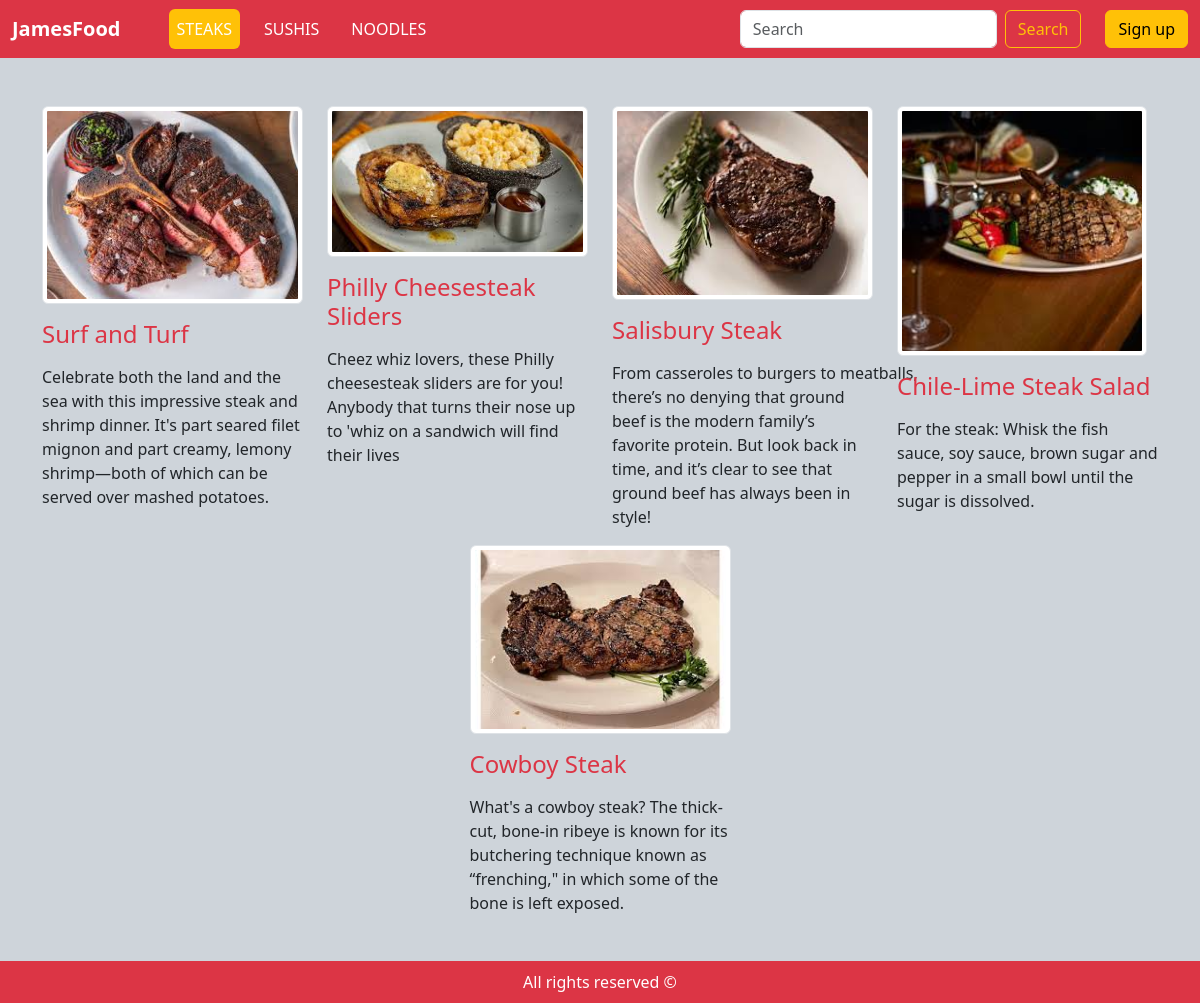
The page /JamesFood/steaks on the database its author committed.
### tables this page shows
CREATE TABLE `categories` (
  `category_id` int(11) NOT NULL,
  `category_name` varchar(256) NOT NULL,
  `slug_url` varchar(512) NOT NULL
);

CREATE TABLE `contents` (
  `content_id` int(11) NOT NULL,
  `category_id` int(11) NOT NULL,
  `title` varchar(512) NOT NULL,
  `slug_url` varchar(512) NOT NULL,
  `short_description` text NOT NULL,
  `description` text NOT NULL,
  `image` varchar(512) NOT NULL,
  `active` tinyint(1) NOT NULL DEFAULT 1,
  `created_at` timestamp NOT NULL DEFAULT current_timestamp(),
  `updated_at` timestamp NOT NULL DEFAULT current_timestamp() ON UPDATE current_timestamp()
);

### JamesFood/index.php (called while the page is built, shortened)
<?php
require_once 'admin/connect.php';
$root_path = 'http://localhost:31337/webdev2/ProjectJames/JamesFood';
$page = '';
$route = explode('/', $_GET['slugurl']);
$slug_url = $route[0];
$query = 'SELECT * FROM categories';
$stmt = $db->prepare($query);
$stmt->execute();
$rows = $stmt->fetchAll();
$categories = [];
foreach ($rows as $row) {
    $categories[] = [
        'category_name' => $row->category_name,
        'slug_url' => $row->slug_url
    ];
}
$page_to_show = $page != '' ? $page . '.php' : 'main.php';
include $page_to_show;

### JamesFood/main.php (the view)
<?php
$query = 'SELECT * FROM contents WHERE category_id IN (SELECT category_id FROM categories WHERE slug_url = :slug_url)';
$stmt = $db->prepare($query);
$stmt->bindValue(':slug_url',$_GET['slugurl']);
$stmt->execute();
$rows = $stmt->fetchAll();
$content = [];
foreach($rows as $row) {
    $image = $row->image ? $row->image : 'Image-Not-Available.jpg';
    $content[] = [
        'title' => $row->title,
        'image' => $image,
        'short_description' => $row->short_description,
        'slug_url' => $row->slug_url
    ];
}
?>
<?php include 'includes/head.php'; ?>
<?php include 'includes/navbar-top.php'; ?>
<div class="container mt-5">
    <div class="row">
        <?php if(count($content) > 0): ?>
            <?php foreach($content as $c): ?>
                <div class="col-lg-3 col-md-4 col-6 mx-auto">
                    <a href="<?= $slug_url; ?>/review/<?= $c['slug_url']; ?>" class="text-decoration-none">
                        <img src="./uploads/<?= $c['image']; ?>" class="img-thumbnail" alt="<?= $c['title']; ?>">
                    </a>
                    <p class="h4 my-3"><a href="<?= $slug_url; ?>/review/<?= $c['slug_url']; ?>" class="text-decoration-none"><?= $c['title']; ?></a></p>
                    <p><?= $c['short_description']; ?></p>
                </div>
            <?php endforeach; ?>
        <?php endif; ?>
    </div>
</div>
<?php include 'includes/foot.php'; ?>

### JamesFood/includes/head.php (shortened to what this page needs)
<!DOCTYPE html>
<html lang="en">
<head>
    <link href="https://cdn.jsdelivr.net/npm/bootstrap@5.3.3/dist/css/bootstrap.min.css" rel="stylesheet"
>
    <link rel="stylesheet" href="https://cdn.jsdelivr.net/npm/bootstrap-icons@1.11.3/font/bootstrap-icons.min.css">
    <link rel="stylesheet" href="<?= $root_path; ?>/admin/css/styles.css?t=<?php echo time(); ?>">
</head>
<body class="bg-dark-subtle">

### JamesFood/includes/navbar-top.php (shortened to what this page needs)
<nav class="navbar navbar-expand-lg bg-danger border border-danger border-start-0 border-end-0 sticky-top">
    <div class="container-fluid">
        <a class="navbar-brand text-white me-5" href="./">
            <strong>JamesFood</strong>
        </a>
        <div class="collapse navbar-collapse" id="navbarSupportedContent">
            <ul class="navbar-nav me-auto mb-2 mb-lg-0">
                <?php foreach ($categories as $c) : ?>
                <li class="nav-item me-3">
                    <a class="nav-link text-white text-uppercase <?= $slug_url === $c['slug_url'] ? 'active rounded' : ''; ?>"
                        href="<?= $root_path . '/' . $c['slug_url']; ?>"><?php echo $c['category_name']; ?></a>
                </li>
                <?php endforeach; ?>
            </ul>
            <form class="d-flex" role="search">
                <input class="form-control me-2" type="search" placeholder="Search" aria-label="Search">
                <button class="btn btn-outline-warning me-4" type="submit">Search</button>
                <?php if (!isset($_SESSION['jamesfood_user_logged'])) : ?>
                <a class="btn btn-warning" href="<?= $root_path; ?>/sign-up">Sign&nbsp;up</a>
                <?php endif; ?>
            </form>
        </div>
    </div>
</nav>

### JamesFood/includes/foot.php (shortened to what this page needs)
<p class="my-5">&nbsp;</p>
<nav class="navbar fixed-bottom bg-danger border border-danger border-start-0 border-end-0">
    <div class="container-fluid text-white d-flex justify-content-center">
        All rights reserved &copy;
    </div>
</nav>
</body>
</html>

### JamesFood/admin/css/styles.css (style rules this page uses)
html, body { height: 100%; }
.active { background-color: #FFC107; }
.img-thumbnail { min-width: 250px; }
p a { color:#DC3545; }

### rows shown on the page
categories: category_name "STEAKS"
categories: category_name "SUSHIS"
categories: category_name "NOODLES"
contents: image (picture), title "Surf and Turf", short_description "Celebrate both the land and the sea with this impressive steak and shrimp dinner. It's part seared filet mignon and part creamy, lemony shrimp—both of which can be served over mashed potatoes."
contents: image (picture), title "Philly Cheesesteak Sliders", short_description "Cheez whiz lovers, these Philly cheesesteak sliders are for you! Anybody that turns their nose up to 'whiz on a sandwich will find their lives"
contents: image (picture), title "Salisbury Steak", short_description "From casseroles to burgers to meatballs, there’s no denying that ground beef is the modern family’s favorite protein. But look back in time, and it’s clear to see that ground beef has always been in style!"
contents: image (picture), title "Chile-Lime Steak Salad", short_description "For the steak: Whisk the fish sauce, soy sauce, brown sugar and pepper in a small bowl until the sugar is dissolved."
contents: image (picture), title "Cowboy Steak", short_description "What's a cowboy steak? The thick-cut, bone-in ribeye is known for its butchering technique known as “frenching,\" in which some of the bone is left exposed."
